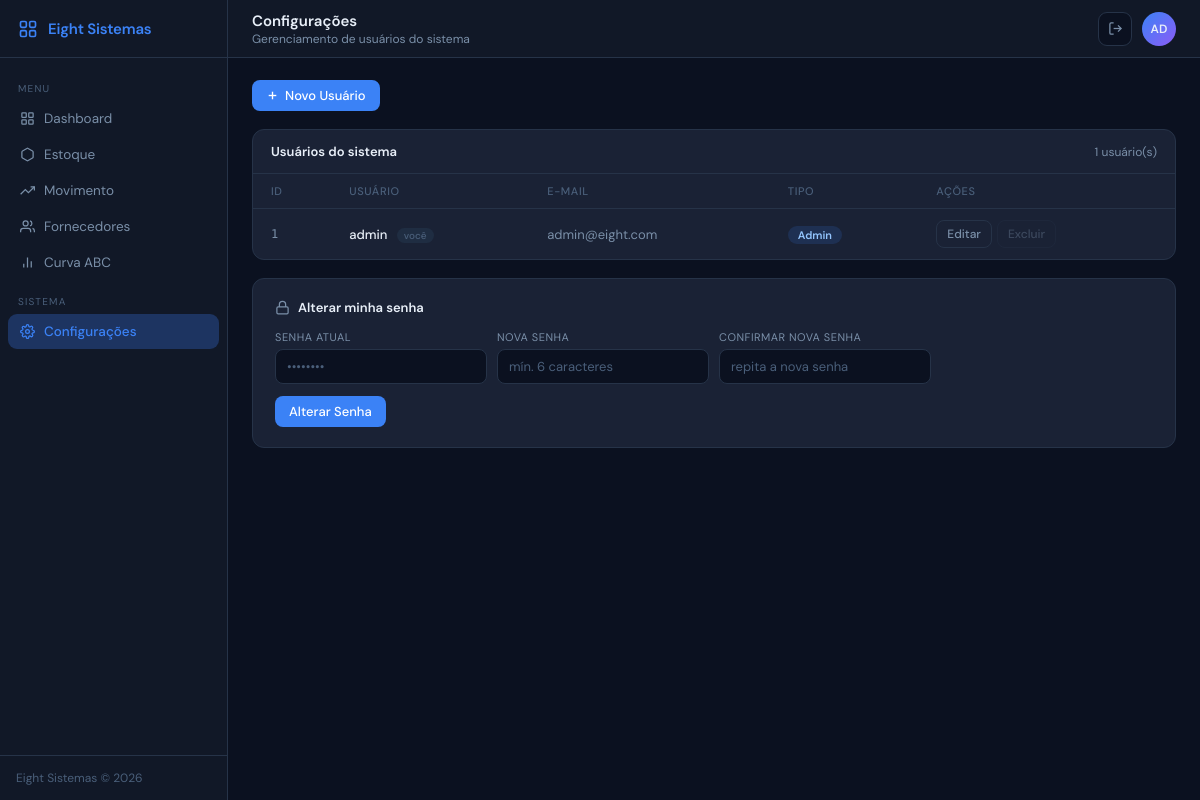
The page /configuracoes (signed in) on the database as committed earlier.
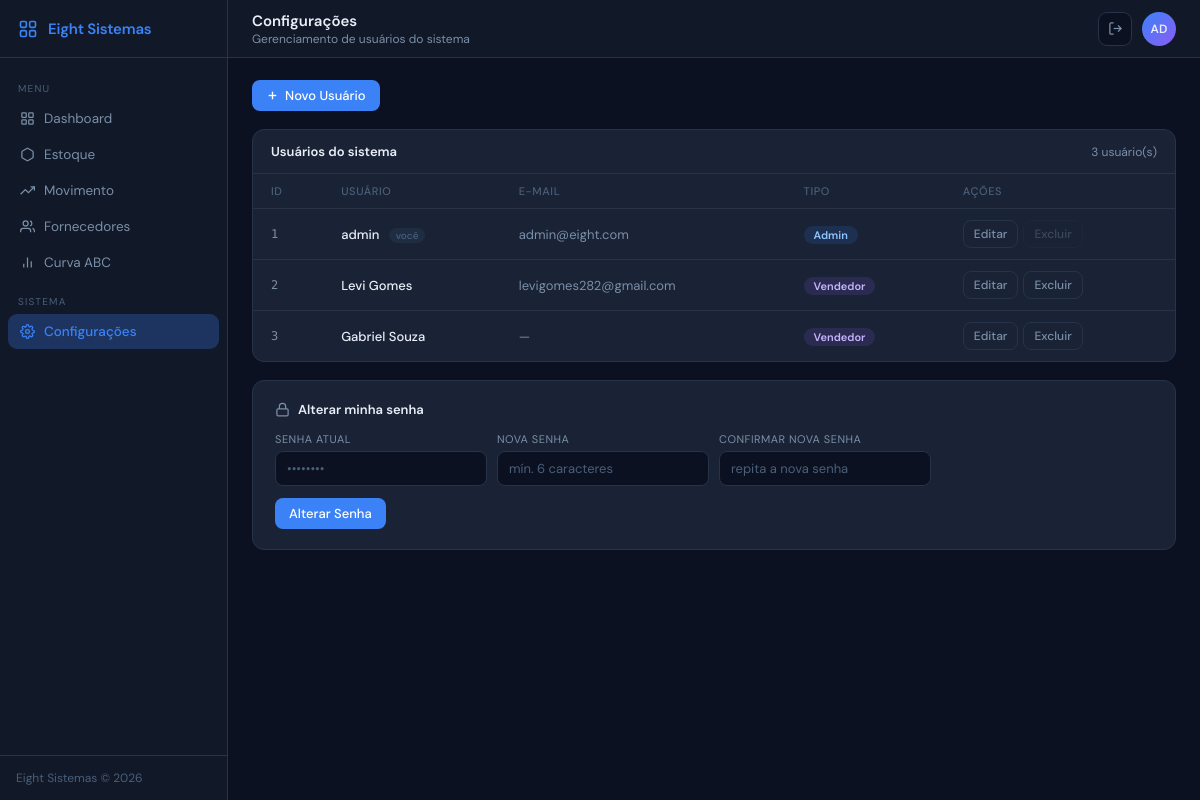
The same page on the database as committed later.
### models/usuario.py (models this page shows)
class Usuario(db.Model):
    __tablename__ = "usuario"
    id    = db.Column(db.Integer, primary_key=True)
    nome  = db.Column(db.String(50), nullable=False, unique=True)
    email = db.Column(db.String(100), unique=True)
    senha = db.Column(db.String(200), nullable=False)
    tipo  = db.Column(db.Enum("admin","vendedor"), nullable=False, default="vendedor")

### routes/configuracoes.py (the view)
@configuracoes_bp.route("/configuracoes")
@admin_required
def configuracoes():
    return render_template("configuracoes.html", usuarios=UsuarioService.listar())

### auth.py (called while the page is built)
def admin_required(f):
    @wraps(f)
    def decorated(*args, **kwargs):
        if "usuario_id" not in session:
            return redirect(url_for("auth.login"))
        if session.get("usuario_tipo") != "admin":
            abort(403)
        return f(*args, **kwargs)
    return decorated

### services/usuario_service.py (called while the page is built)
    @staticmethod
    def listar() -> list[Usuario]:
        return Usuario.query.order_by(Usuario.id).all()

### templates/configuracoes.html (shortened to what this page needs)
{% extends "base.html" %}
{% block nav_configuracoes %}active{% endblock %}
{% block page_title %}Configurações{% endblock %}
{% block page_sub %}Gerenciamento de usuários do sistema{% endblock %}
{% block content %}
<div>
  <button class="btn btn-blue" onclick="abrirSomente('form-novo-usuario')">
    <svg viewBox="0 0 24 24" fill="none" stroke="currentColor" stroke-width="2.5"><line x1="12" y1="5" x2="12" y2="19"/><line x1="5" y1="12" x2="19" y2="12"/></svg>
    Novo Usuário
  </button>
</div>
<div class="tcard">
  <div class="tcard-header">
    <span class="tcard-title">Usuários do sistema</span>
    <span class="text-muted" style="font-size:12px;">{{ usuarios|length }} usuário(s)</span>
  </div>
  <table>
    <thead>
      <tr>
        <th>ID</th>
        <th>Usuário</th>
        <th>E-mail</th>
        <th>Tipo</th>
        <th>Ações</th>
      </tr>
    </thead>
    <tbody>
      {% for u in usuarios %}
      <tr>
        <td class="mono">{{ u.id }}</td>
        <td class="fw500">
          {{ u.nome }}
          {% if u.id == session.get('usuario_id') %}
          <span class="voce-badge">você</span>
          {% endif %}
        </td>
        <td class="text-muted">{{ u.email if u.email else '—' }}</td>
        <td>
          <span class="tag-tipo-{{ u.tipo }}">{{ 'Admin' if u.tipo == 'admin' else 'Vendedor' }}</span>
        </td>
        <td>
          <div style="display:flex;gap:5px;">
            <button class="btn btn-ghost btn-sm"
                    onclick="prepararEdicao('{{ u.id }}','{{ u.nome }}','{{ u.email or '' }}','{{ u.tipo }}')">
              Editar
            </button>
            {% if u.id != session.get('usuario_id') %}
            <button class="btn btn-danger btn-sm"
                    onclick="confirmarExclusao('{{ u.id }}','{{ u.nome }}')">
              Excluir
            </button>
            {% else %}
            <button class="btn btn-ghost btn-sm" disabled
                    title="Você não pode excluir a sua própria conta"
                    style="opacity:.35;cursor:not-allowed;">
              Excluir
            </button>
            {% endif %}
          </div>
        </td>
      </tr>
      {% endfor %}
    </tbody>
  </table>
</div>
<div class="senha-section">
  <div class="senha-title">
    <svg viewBox="0 0 24 24" fill="none" stroke="currentColor" stroke-width="2"><rect x="3" y="11" width="18" height="11" rx="2"/><path d="M7 11V7a5 5 0 0 1 10 0v4"/></svg>
    Alterar minha senha
  </div>
  <form action="{{ url_for('configuracoes.alterar_senha') }}" method="POST">
    <div class="form-grid">
      <div class="form-group">
        <label>Senha atual</label>
        <input type="password" name="senha_atual" placeholder="••••••••" required>
      </div>
      <div class="form-group">
        <label>Nova senha</label>
        <input type="password" name="senha_nova" placeholder="mín. 6 caracteres" required>
      </div>
      <div class="form-group">
        <label>Confirmar nova senha</label>
        <input type="password" name="senha_confirma" placeholder="repita a nova senha" required>
      </div>
    </div>
    <div class="form-actions" style="margin-top:12px;">
      <button type="submit" class="btn btn-blue">Alterar Senha</button>
    </div>
  </form>
</div>
{% endblock %}

Rows that differ between the two databases and show on the page:
added Usuario: id "2", nome "Levi Gomes", email "levigomes282@gmail.com", tipo "Vendedor"
added Usuario: id "3", nome "Gabriel Souza", email "—", tipo "Vendedor"
Other text that changed with them:
{{ usuarios|length }}: "1" → "3"
